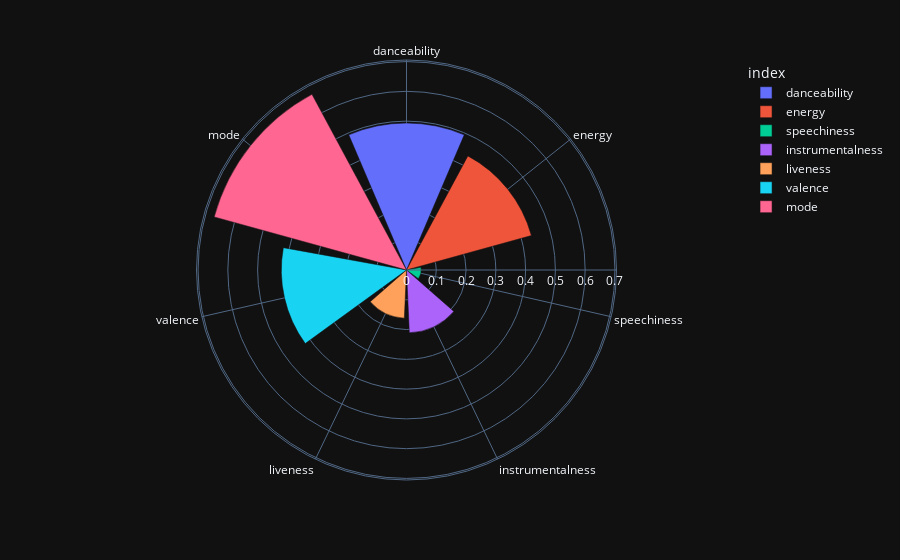

Notebook cell for this chart:
### Code cell
radar_df = mean_df.filter(items=['danceability','energy','speechiness','acoustincess','instrumentalness','liveness','valence','mode',])
fig = px.bar_polar(radar_df, r=radar_df.values, theta=radar_df.index, 
                    range_r = [], color=radar_df.index,
                    color_discrete_sequence=px.colors.qualitative.Plotly,
                    template='plotly_dark')

fig.show()

### Figure 1 — Plotly figure (JSON) as saved in the notebook; plotly's stock layout.template omitted (floating-point values rounded to 4 significant figures)
{"data": [{"hovertemplate": "index=%{theta}<br>r=%{r}<extra></extra>", "legendgroup": "danceability", "marker": {"color": "#636EFA", "pattern": {"shape": ""}}, "name": "danceability", "r": [0.4936], "showlegend": true, "subplot": "polar", "theta": ["danceability"], "type": "barpolar"}, {"hovertemplate": "index=%{theta}<br>r=%{r}<extra></extra>", "legendgroup": "energy", "marker": {"color": "#EF553B", "pattern": {"shape": ""}}, "name": "energy", "r": [0.4351], "showlegend": true, "subplot": "polar", "theta": ["energy"], "type": "barpolar"}, {"hovertemplate": "index=%{theta}<br>r=%{r}<extra></extra>", "legendgroup": "speechiness", "marker": {"color": "#00CC96", "pattern": {"shape": ""}}, "name": "speechiness", "r": [0.04945], "showlegend": true, "subplot": "polar", "theta": ["speechiness"], "type": "barpolar"}, {"hovertemplate": "index=%{theta}<br>r=%{r}<extra></extra>", "legendgroup": "instrumentalness", "marker": {"color": "#AB63FA", "pattern": {"shape": ""}}, "name": "instrumentalness", "r": [0.2112], "showlegend": true, "subplot": "polar", "theta": ["instrumentalness"], "type": "barpolar"}, {"hovertemplate": "index=%{theta}<br>r=%{r}<extra></extra>", "legendgroup": "liveness", "marker": {"color": "#FFA15A", "pattern": {"shape": ""}}, "name": "liveness", "r": [0.1618], "showlegend": true, "subplot": "polar", "theta": ["liveness"], "type": "barpolar"}, {"hovertemplate": "index=%{theta}<br>r=%{r}<extra></extra>", "legendgroup": "valence", "marker": {"color": "#19D3F3", "pattern": {"shape": ""}}, "name": "valence", "r": [0.4203], "showlegend": true, "subplot": "polar", "theta": ["valence"], "type": "barpolar"}, {"hovertemplate": "index=%{theta}<br>r=%{r}<extra></extra>", "legendgroup": "mode", "marker": {"color": "#FF6692", "pattern": {"shape": ""}}, "name": "mode", "r": [0.67], "showlegend": true, "subplot": "polar", "theta": ["mode"], "type": "barpolar"}], "layout": {"barmode": "relative", "legend": {"title": {"text": "index"}, "tracegroupgap": 0}, "margin": {"t": 60}, "polar": {"angularaxis": {"categoryarray": ["danceability", "energy", "speechiness", "instrumentalness", "liveness", "valence", "mode"], "categoryorder": "array", "direction": "clockwise", "rotation": 90}, "domain": {"x": [0, 1], "y": [0, 1]}}}}
